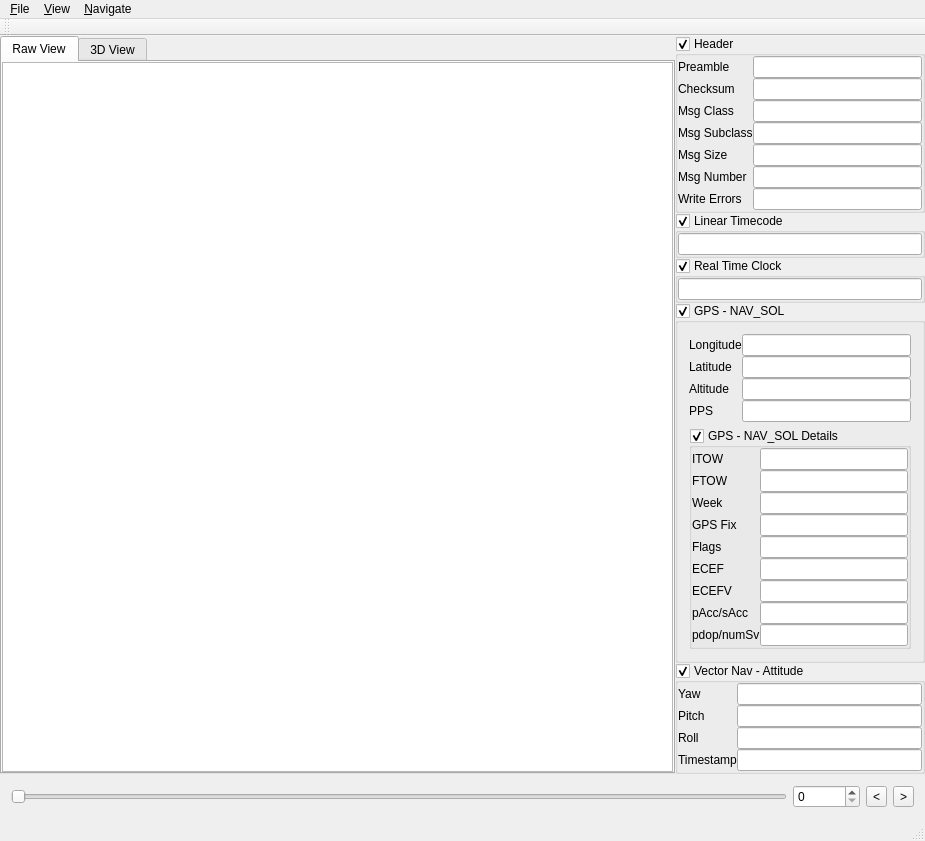
<?xml version="1.0" encoding="UTF-8"?>
<ui version="4.0">
 <class>KBBViewer</class>
 <widget class="QMainWindow" name="KBBViewer">
  <property name="geometry">
   <rect>
    <x>0</x>
    <y>0</y>
    <width>925</width>
    <height>781</height>
   </rect>
  </property>
  <property name="windowTitle">
   <string>KBBViewer</string>
  </property>
  <widget class="QWidget" name="centralWidget">
   <layout class="QVBoxLayout" name="verticalLayout">
    <property name="spacing">
     <number>0</number>
    </property>
    <property name="leftMargin">
     <number>0</number>
    </property>
    <property name="topMargin">
     <number>0</number>
    </property>
    <property name="rightMargin">
     <number>0</number>
    </property>
    <property name="bottomMargin">
     <number>0</number>
    </property>
    <item>
     <widget class="QWidget" name="top_widget" native="true">
      <layout class="QHBoxLayout" name="horizontalLayout_2">
       <property name="spacing">
        <number>0</number>
       </property>
       <property name="leftMargin">
        <number>0</number>
       </property>
       <property name="topMargin">
        <number>0</number>
       </property>
       <property name="rightMargin">
        <number>0</number>
       </property>
       <property name="bottomMargin">
        <number>0</number>
       </property>
       <item>
        <widget class="QTabWidget" name="content">
         <property name="minimumSize">
          <size>
           <width>480</width>
           <height>0</height>
          </size>
         </property>
         <property name="currentIndex">
          <number>0</number>
         </property>
         <widget class="QWidget" name="rawData_tab">
          <attribute name="title">
           <string>Raw View</string>
          </attribute>
          <layout class="QVBoxLayout" name="verticalLayout_3">
           <property name="spacing">
            <number>0</number>
           </property>
           <property name="leftMargin">
            <number>0</number>
           </property>
           <property name="topMargin">
            <number>0</number>
           </property>
           <property name="rightMargin">
            <number>0</number>
           </property>
           <property name="bottomMargin">
            <number>0</number>
           </property>
           <item>
            <widget class="QPlainTextEdit" name="hexView_text">
             <property name="font">
              <font>
               <family>Courier New</family>
              </font>
             </property>
             <property name="readOnly">
              <bool>true</bool>
             </property>
            </widget>
           </item>
          </layout>
         </widget>
         <widget class="QWidget" name="threeD_tab">
          <attribute name="title">
           <string>3D View</string>
          </attribute>
         </widget>
        </widget>
       </item>
       <item>
        <widget class="QWidget" name="info_widget" native="true">
         <property name="minimumSize">
          <size>
           <width>250</width>
           <height>0</height>
          </size>
         </property>
         <property name="maximumSize">
          <size>
           <width>220</width>
           <height>16777215</height>
          </size>
         </property>
         <layout class="QVBoxLayout" name="verticalLayout_2">
          <property name="spacing">
           <number>0</number>
          </property>
          <property name="leftMargin">
           <number>0</number>
          </property>
          <property name="topMargin">
           <number>0</number>
          </property>
          <property name="rightMargin">
           <number>0</number>
          </property>
          <property name="bottomMargin">
           <number>0</number>
          </property>
          <item>
           <widget class="QGroupBox" name="header_gb">
            <property name="title">
             <string>Header</string>
            </property>
            <property name="flat">
             <bool>true</bool>
            </property>
            <property name="checkable">
             <bool>true</bool>
            </property>
            <layout class="QVBoxLayout" name="verticalLayout_4">
             <property name="spacing">
              <number>0</number>
             </property>
             <property name="leftMargin">
              <number>0</number>
             </property>
             <property name="topMargin">
              <number>0</number>
             </property>
             <property name="rightMargin">
              <number>0</number>
             </property>
             <property name="bottomMargin">
              <number>0</number>
             </property>
             <item>
              <widget class="QWidget" name="header_widget" native="true">
               <layout class="QFormLayout" name="formLayout">
                <property name="horizontalSpacing">
                 <number>0</number>
                </property>
                <property name="verticalSpacing">
                 <number>0</number>
                </property>
                <property name="leftMargin">
                 <number>0</number>
                </property>
                <property name="topMargin">
                 <number>0</number>
                </property>
                <property name="rightMargin">
                 <number>0</number>
                </property>
                <property name="bottomMargin">
                 <number>0</number>
                </property>
                <item row="0" column="0">
                 <widget class="QLabel" name="header_preamble_lbl">
                  <property name="text">
                   <string>Preamble</string>
                  </property>
                 </widget>
                </item>
                <item row="0" column="1">
                 <widget class="QLineEdit" name="header_preamble_edit"/>
                </item>
                <item row="1" column="0">
                 <widget class="QLabel" name="header_checksum_lbl">
                  <property name="text">
                   <string>Checksum</string>
                  </property>
                 </widget>
                </item>
                <item row="1" column="1">
                 <widget class="QLineEdit" name="header_checksum_edit"/>
                </item>
                <item row="2" column="0">
                 <widget class="QLabel" name="header_msg_class_lbl">
                  <property name="text">
                   <string>Msg Class</string>
                  </property>
                 </widget>
                </item>
                <item row="2" column="1">
                 <widget class="QLineEdit" name="header_msg_class_edit"/>
                </item>
                <item row="3" column="0">
                 <widget class="QLabel" name="header_msg_subclass_lbl">
                  <property name="text">
                   <string>Msg Subclass</string>
                  </property>
                 </widget>
                </item>
                <item row="4" column="0">
                 <widget class="QLabel" name="header_msg_size_lbl">
                  <property name="text">
                   <string>Msg Size</string>
                  </property>
                 </widget>
                </item>
                <item row="3" column="1">
                 <widget class="QLineEdit" name="header_msg_subclass_edit"/>
                </item>
                <item row="4" column="1">
                 <widget class="QLineEdit" name="header_msg_size_edit"/>
                </item>
                <item row="5" column="0">
                 <widget class="QLabel" name="header_msg_num_lbl">
                  <property name="text">
                   <string>Msg Number</string>
                  </property>
                 </widget>
                </item>
                <item row="6" column="0">
                 <widget class="QLabel" name="header_write_errors_lbl">
                  <property name="text">
                   <string>Write Errors</string>
                  </property>
                 </widget>
                </item>
                <item row="5" column="1">
                 <widget class="QLineEdit" name="header_msg_num_edit"/>
                </item>
                <item row="6" column="1">
                 <widget class="QLineEdit" name="header_write_errors_edit"/>
                </item>
               </layout>
              </widget>
             </item>
            </layout>
           </widget>
          </item>
          <item>
           <widget class="QGroupBox" name="ltc_gb">
            <property name="title">
             <string>Linear Timecode</string>
            </property>
            <property name="flat">
             <bool>true</bool>
            </property>
            <property name="checkable">
             <bool>true</bool>
            </property>
            <layout class="QVBoxLayout" name="verticalLayout_6">
             <property name="spacing">
              <number>0</number>
             </property>
             <property name="leftMargin">
              <number>0</number>
             </property>
             <property name="topMargin">
              <number>0</number>
             </property>
             <property name="rightMargin">
              <number>0</number>
             </property>
             <property name="bottomMargin">
              <number>0</number>
             </property>
             <item>
              <widget class="QWidget" name="ltc_widget" native="true">
               <layout class="QVBoxLayout" name="verticalLayout_11">
                <property name="spacing">
                 <number>0</number>
                </property>
                <property name="leftMargin">
                 <number>0</number>
                </property>
                <property name="topMargin">
                 <number>0</number>
                </property>
                <property name="rightMargin">
                 <number>0</number>
                </property>
                <property name="bottomMargin">
                 <number>0</number>
                </property>
                <item>
                 <widget class="QLineEdit" name="ltc_edit"/>
                </item>
               </layout>
              </widget>
             </item>
            </layout>
           </widget>
          </item>
          <item>
           <widget class="QGroupBox" name="rtc_gb">
            <property name="title">
             <string>Real Time Clock</string>
            </property>
            <property name="flat">
             <bool>true</bool>
            </property>
            <property name="checkable">
             <bool>true</bool>
            </property>
            <layout class="QVBoxLayout" name="verticalLayout_7">
             <property name="spacing">
              <number>0</number>
             </property>
             <property name="leftMargin">
              <number>0</number>
             </property>
             <property name="topMargin">
              <number>0</number>
             </property>
             <property name="rightMargin">
              <number>0</number>
             </property>
             <property name="bottomMargin">
              <number>0</number>
             </property>
             <item>
              <widget class="QWidget" name="rtc_widget" native="true">
               <layout class="QVBoxLayout" name="verticalLayout_10">
                <property name="spacing">
                 <number>0</number>
                </property>
                <property name="leftMargin">
                 <number>0</number>
                </property>
                <property name="topMargin">
                 <number>0</number>
                </property>
                <property name="rightMargin">
                 <number>0</number>
                </property>
                <property name="bottomMargin">
                 <number>0</number>
                </property>
                <item>
                 <widget class="QLineEdit" name="rtc_edit"/>
                </item>
               </layout>
              </widget>
             </item>
            </layout>
           </widget>
          </item>
          <item>
           <widget class="QGroupBox" name="gps_gb">
            <property name="title">
             <string>GPS - NAV_SOL</string>
            </property>
            <property name="flat">
             <bool>true</bool>
            </property>
            <property name="checkable">
             <bool>true</bool>
            </property>
            <layout class="QVBoxLayout" name="verticalLayout_5">
             <property name="spacing">
              <number>0</number>
             </property>
             <property name="leftMargin">
              <number>0</number>
             </property>
             <property name="topMargin">
              <number>0</number>
             </property>
             <property name="rightMargin">
              <number>0</number>
             </property>
             <property name="bottomMargin">
              <number>0</number>
             </property>
             <item>
              <widget class="QWidget" name="gps_main_widget" native="true">
               <layout class="QVBoxLayout" name="verticalLayout_12">
                <item>
                 <widget class="QWidget" name="gps_widget" native="true">
                  <layout class="QFormLayout" name="formLayout_2">
                   <property name="horizontalSpacing">
                    <number>0</number>
                   </property>
                   <property name="verticalSpacing">
                    <number>0</number>
                   </property>
                   <property name="leftMargin">
                    <number>0</number>
                   </property>
                   <property name="topMargin">
                    <number>0</number>
                   </property>
                   <property name="rightMargin">
                    <number>0</number>
                   </property>
                   <property name="bottomMargin">
                    <number>0</number>
                   </property>
                   <item row="0" column="0">
                    <widget class="QLabel" name="gps_lon_lbl">
                     <property name="text">
                      <string>Longitude</string>
                     </property>
                    </widget>
                   </item>
                   <item row="0" column="1">
                    <widget class="QLineEdit" name="gps_lon_edit"/>
                   </item>
                   <item row="3" column="0">
                    <widget class="QLabel" name="gps_pps_lbl">
                     <property name="text">
                      <string>PPS</string>
                     </property>
                    </widget>
                   </item>
                   <item row="3" column="1">
                    <widget class="QLineEdit" name="gps_pps_edit"/>
                   </item>
                   <item row="1" column="0">
                    <widget class="QLabel" name="gps_lat_lbl">
                     <property name="text">
                      <string>Latitude</string>
                     </property>
                    </widget>
                   </item>
                   <item row="2" column="0">
                    <widget class="QLabel" name="gps_alt_lbl">
                     <property name="text">
                      <string>Altitude</string>
                     </property>
                    </widget>
                   </item>
                   <item row="1" column="1">
                    <widget class="QLineEdit" name="gps_lat_edit"/>
                   </item>
                   <item row="2" column="1">
                    <widget class="QLineEdit" name="gps_alt_edit"/>
                   </item>
                  </layout>
                 </widget>
                </item>
                <item>
                 <widget class="QGroupBox" name="gps_details_gb">
                  <property name="title">
                   <string>GPS - NAV_SOL Details</string>
                  </property>
                  <property name="flat">
                   <bool>true</bool>
                  </property>
                  <property name="checkable">
                   <bool>true</bool>
                  </property>
                  <layout class="QVBoxLayout" name="verticalLayout_9">
                   <property name="spacing">
                    <number>0</number>
                   </property>
                   <property name="leftMargin">
                    <number>0</number>
                   </property>
                   <property name="topMargin">
                    <number>0</number>
                   </property>
                   <property name="rightMargin">
                    <number>0</number>
                   </property>
                   <property name="bottomMargin">
                    <number>0</number>
                   </property>
                   <item>
                    <widget class="QWidget" name="gps_details_widget" native="true">
                     <layout class="QFormLayout" name="formLayout_4">
                      <property name="horizontalSpacing">
                       <number>0</number>
                      </property>
                      <property name="verticalSpacing">
                       <number>0</number>
                      </property>
                      <property name="leftMargin">
                       <number>0</number>
                      </property>
                      <property name="topMargin">
                       <number>0</number>
                      </property>
                      <property name="rightMargin">
                       <number>0</number>
                      </property>
                      <property name="bottomMargin">
                       <number>0</number>
                      </property>
                      <item row="0" column="0">
                       <widget class="QLabel" name="gps_detail_itow_lbl">
                        <property name="text">
                         <string>ITOW</string>
                        </property>
                       </widget>
                      </item>
                      <item row="0" column="1">
                       <widget class="QLineEdit" name="gps_detail_itow_edit"/>
                      </item>
                      <item row="1" column="0">
                       <widget class="QLabel" name="gps_detail_ftow_lbl">
                        <property name="text">
                         <string>FTOW</string>
                        </property>
                       </widget>
                      </item>
                      <item row="2" column="0">
                       <widget class="QLabel" name="gps_detail_week_lbl">
                        <property name="text">
                         <string>Week</string>
                        </property>
                       </widget>
                      </item>
                      <item row="3" column="0">
                       <widget class="QLabel" name="gps_detail_gpsfix_lbl">
                        <property name="text">
                         <string>GPS Fix</string>
                        </property>
                       </widget>
                      </item>
                      <item row="4" column="0">
                       <widget class="QLabel" name="gps_detail_flags_lbl">
                        <property name="text">
                         <string>Flags</string>
                        </property>
                       </widget>
                      </item>
                      <item row="5" column="0">
                       <widget class="QLabel" name="gps_detail_ecef_lbl">
                        <property name="text">
                         <string>ECEF</string>
                        </property>
                       </widget>
                      </item>
                      <item row="6" column="0">
                       <widget class="QLabel" name="gps_detail_ecefv_lbl">
                        <property name="text">
                         <string>ECEFV</string>
                        </property>
                       </widget>
                      </item>
                      <item row="7" column="0">
                       <widget class="QLabel" name="gps_detail_pacc_lbl">
                        <property name="text">
                         <string>pAcc/sAcc</string>
                        </property>
                       </widget>
                      </item>
                      <item row="8" column="0">
                       <widget class="QLabel" name="gps_detail_pdop_lbl">
                        <property name="text">
                         <string>pdop/numSv</string>
                        </property>
                       </widget>
                      </item>
                      <item row="1" column="1">
                       <widget class="QLineEdit" name="gps_detail_ftow_edit"/>
                      </item>
                      <item row="2" column="1">
                       <widget class="QLineEdit" name="gps_detail_week_edit"/>
                      </item>
                      <item row="3" column="1">
                       <widget class="QLineEdit" name="gps_detail_gpsfix_edit"/>
                      </item>
                      <item row="4" column="1">
                       <widget class="QLineEdit" name="gps_detail_flags_edit"/>
                      </item>
                      <item row="5" column="1">
                       <widget class="QLineEdit" name="gps_detail_ecef_edit"/>
                      </item>
                      <item row="6" column="1">
                       <widget class="QLineEdit" name="gps_detail_ecefv_edit"/>
                      </item>
                      <item row="7" column="1">
                       <widget class="QLineEdit" name="gps_detail_pacc_edit"/>
                      </item>
                      <item row="8" column="1">
                       <widget class="QLineEdit" name="gps_detail_pdop_edit"/>
                      </item>
                     </layout>
                    </widget>
                   </item>
                  </layout>
                 </widget>
                </item>
               </layout>
              </widget>
             </item>
            </layout>
           </widget>
          </item>
          <item>
           <widget class="QGroupBox" name="vn_gb">
            <property name="title">
             <string>Vector Nav - Attitude</string>
            </property>
            <property name="flat">
             <bool>true</bool>
            </property>
            <property name="checkable">
             <bool>true</bool>
            </property>
            <layout class="QVBoxLayout" name="verticalLayout_8">
             <property name="spacing">
              <number>0</number>
             </property>
             <property name="leftMargin">
              <number>0</number>
             </property>
             <property name="topMargin">
              <number>0</number>
             </property>
             <property name="rightMargin">
              <number>0</number>
             </property>
             <property name="bottomMargin">
              <number>0</number>
             </property>
             <item>
              <widget class="QWidget" name="vn_widget" native="true">
               <layout class="QFormLayout" name="formLayout_3">
                <property name="fieldGrowthPolicy">
                 <enum>QFormLayout::AllNonFixedFieldsGrow</enum>
                </property>
                <property name="horizontalSpacing">
                 <number>0</number>
                </property>
                <property name="verticalSpacing">
                 <number>0</number>
                </property>
                <property name="leftMargin">
                 <number>0</number>
                </property>
                <property name="topMargin">
                 <number>0</number>
                </property>
                <property name="rightMargin">
                 <number>0</number>
                </property>
                <property name="bottomMargin">
                 <number>0</number>
                </property>
                <item row="0" column="0">
                 <widget class="QLabel" name="vn_yaw_lbl">
                  <property name="text">
                   <string>Yaw</string>
                  </property>
                 </widget>
                </item>
                <item row="0" column="1">
                 <widget class="QLineEdit" name="vn_yaw_edit"/>
                </item>
                <item row="1" column="0">
                 <widget class="QLabel" name="vn_pitch_lbl">
                  <property name="text">
                   <string>Pitch</string>
                  </property>
                 </widget>
                </item>
                <item row="1" column="1">
                 <widget class="QLineEdit" name="vn_pitch_edit"/>
                </item>
                <item row="2" column="0">
                 <widget class="QLabel" name="vn_roll_lbl">
                  <property name="text">
                   <string>Roll</string>
                  </property>
                 </widget>
                </item>
                <item row="2" column="1">
                 <widget class="QLineEdit" name="vn_roll_edit"/>
                </item>
                <item row="3" column="0">
                 <widget class="QLabel" name="vn_timestamp_lbl">
                  <property name="text">
                   <string>Timestamp</string>
                  </property>
                 </widget>
                </item>
                <item row="3" column="1">
                 <widget class="QLineEdit" name="vn_timestamp_edit"/>
                </item>
               </layout>
              </widget>
             </item>
            </layout>
           </widget>
          </item>
          <item>
           <spacer name="verticalSpacer">
            <property name="orientation">
             <enum>Qt::Vertical</enum>
            </property>
            <property name="sizeHint" stdset="0">
             <size>
              <width>20</width>
              <height>40</height>
             </size>
            </property>
           </spacer>
          </item>
         </layout>
        </widget>
       </item>
      </layout>
     </widget>
    </item>
    <item>
     <widget class="QWidget" name="nav_widget" native="true">
      <layout class="QHBoxLayout" name="horizontalLayout">
       <item>
        <widget class="QSlider" name="frame_slider">
         <property name="orientation">
          <enum>Qt::Horizontal</enum>
         </property>
        </widget>
       </item>
       <item>
        <widget class="QSpinBox" name="frame_spin">
         <property name="maximum">
          <number>999999999</number>
         </property>
        </widget>
       </item>
       <item>
        <widget class="QToolButton" name="prev_btn">
         <property name="text">
          <string>&lt;</string>
         </property>
        </widget>
       </item>
       <item>
        <widget class="QToolButton" name="next_btn">
         <property name="text">
          <string>&gt;</string>
         </property>
        </widget>
       </item>
      </layout>
     </widget>
    </item>
   </layout>
  </widget>
  <widget class="QMenuBar" name="menuBar">
   <property name="geometry">
    <rect>
     <x>0</x>
     <y>0</y>
     <width>925</width>
     <height>21</height>
    </rect>
   </property>
   <widget class="QMenu" name="menuFile">
    <property name="title">
     <string>&amp;File</string>
    </property>
    <addaction name="actionOpen"/>
   </widget>
   <widget class="QMenu" name="menuView">
    <property name="title">
     <string>&amp;View</string>
    </property>
    <addaction name="actionView_Header"/>
   </widget>
   <widget class="QMenu" name="menuNavigate">
    <property name="title">
     <string>&amp;Navigate</string>
    </property>
    <addaction name="actionStep_Forward"/>
    <addaction name="actionStep_Backwards"/>
   </widget>
   <addaction name="menuFile"/>
   <addaction name="menuView"/>
   <addaction name="menuNavigate"/>
  </widget>
  <widget class="QToolBar" name="mainToolBar">
   <attribute name="toolBarArea">
    <enum>TopToolBarArea</enum>
   </attribute>
   <attribute name="toolBarBreak">
    <bool>false</bool>
   </attribute>
  </widget>
  <widget class="QStatusBar" name="statusBar"/>
  <action name="actionView_Header">
   <property name="text">
    <string>View &amp;Header</string>
   </property>
   <property name="shortcut">
    <string>Ctrl+H</string>
   </property>
  </action>
  <action name="actionStep_Forward">
   <property name="text">
    <string>Step Forward</string>
   </property>
   <property name="shortcut">
    <string>Right</string>
   </property>
  </action>
  <action name="actionStep_Backwards">
   <property name="text">
    <string>Step Backwards</string>
   </property>
   <property name="shortcut">
    <string>Left</string>
   </property>
  </action>
  <action name="actionOpen">
   <property name="text">
    <string>&amp;Open</string>
   </property>
   <property name="shortcut">
    <string>Ctrl+O</string>
   </property>
  </action>
 </widget>
 <layoutdefault spacing="6" margin="11"/>
 <resources/>
 <connections>
  <connection>
   <sender>next_btn</sender>
   <signal>clicked()</signal>
   <receiver>actionStep_Forward</receiver>
   <slot>trigger()</slot>
   <hints>
    <hint type="sourcelabel">
     <x>892</x>
     <y>639</y>
    </hint>
    <hint type="destinationlabel">
     <x>-1</x>
     <y>-1</y>
    </hint>
   </hints>
  </connection>
  <connection>
   <sender>prev_btn</sender>
   <signal>clicked()</signal>
   <receiver>actionStep_Backwards</receiver>
   <slot>trigger()</slot>
   <hints>
    <hint type="sourcelabel">
     <x>865</x>
     <y>639</y>
    </hint>
    <hint type="destinationlabel">
     <x>-1</x>
     <y>-1</y>
    </hint>
   </hints>
  </connection>
  <connection>
   <sender>header_gb</sender>
   <signal>toggled(bool)</signal>
   <receiver>header_widget</receiver>
   <slot>setVisible(bool)</slot>
   <hints>
    <hint type="sourcelabel">
     <x>669</x>
     <y>35</y>
    </hint>
    <hint type="destinationlabel">
     <x>718</x>
     <y>61</y>
    </hint>
   </hints>
  </connection>
  <connection>
   <sender>ltc_gb</sender>
   <signal>toggled(bool)</signal>
   <receiver>ltc_widget</receiver>
   <slot>setVisible(bool)</slot>
   <hints>
    <hint type="sourcelabel">
     <x>786</x>
     <y>162</y>
    </hint>
    <hint type="destinationlabel">
     <x>786</x>
     <y>168</y>
    </hint>
   </hints>
  </connection>
  <connection>
   <sender>rtc_gb</sender>
   <signal>toggled(bool)</signal>
   <receiver>rtc_widget</receiver>
   <slot>setVisible(bool)</slot>
   <hints>
    <hint type="sourcelabel">
     <x>786</x>
     <y>195</y>
    </hint>
    <hint type="destinationlabel">
     <x>786</x>
     <y>201</y>
    </hint>
   </hints>
  </connection>
  <connection>
   <sender>gps_gb</sender>
   <signal>toggled(bool)</signal>
   <receiver>gps_main_widget</receiver>
   <slot>setVisible(bool)</slot>
   <hints>
    <hint type="sourcelabel">
     <x>786</x>
     <y>305</y>
    </hint>
    <hint type="destinationlabel">
     <x>786</x>
     <y>312</y>
    </hint>
   </hints>
  </connection>
  <connection>
   <sender>vn_gb</sender>
   <signal>toggled(bool)</signal>
   <receiver>vn_widget</receiver>
   <slot>setVisible(bool)</slot>
   <hints>
    <hint type="sourcelabel">
     <x>786</x>
     <y>416</y>
    </hint>
    <hint type="destinationlabel">
     <x>786</x>
     <y>422</y>
    </hint>
   </hints>
  </connection>
  <connection>
   <sender>gps_details_gb</sender>
   <signal>toggled(bool)</signal>
   <receiver>gps_details_widget</receiver>
   <slot>setVisible(bool)</slot>
   <hints>
    <hint type="sourcelabel">
     <x>786</x>
     <y>374</y>
    </hint>
    <hint type="destinationlabel">
     <x>786</x>
     <y>380</y>
    </hint>
   </hints>
  </connection>
 </connections>
</ui>
